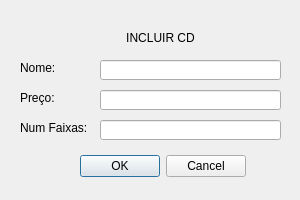
<?xml version="1.0" encoding="UTF-8"?>
<ui version="4.0">
 <class>IncluirCD</class>
 <widget class="QDialog" name="IncluirCD">
  <property name="geometry">
   <rect>
    <x>0</x>
    <y>0</y>
    <width>300</width>
    <height>200</height>
   </rect>
  </property>
  <property name="windowTitle">
   <string>Incluir CD</string>
  </property>
  <widget class="QDialogButtonBox" name="buttonBox">
   <property name="geometry">
    <rect>
     <x>75</x>
     <y>150</y>
     <width>171</width>
     <height>32</height>
    </rect>
   </property>
   <property name="orientation">
    <enum>Qt::Horizontal</enum>
   </property>
   <property name="standardButtons">
    <set>QDialogButtonBox::Cancel|QDialogButtonBox::Ok</set>
   </property>
  </widget>
  <widget class="QLabel" name="titulo">
   <property name="geometry">
    <rect>
     <x>120</x>
     <y>30</y>
     <width>81</width>
     <height>16</height>
    </rect>
   </property>
   <property name="text">
    <string>INCLUIR CD</string>
   </property>
   <property name="alignment">
    <set>Qt::AlignCenter</set>
   </property>
  </widget>
  <widget class="QLabel" name="llabel">
   <property name="geometry">
    <rect>
     <x>20</x>
     <y>60</y>
     <width>49</width>
     <height>16</height>
    </rect>
   </property>
   <property name="text">
    <string>Nome:</string>
   </property>
  </widget>
  <widget class="QLabel" name="plabel">
   <property name="geometry">
    <rect>
     <x>20</x>
     <y>90</y>
     <width>49</width>
     <height>16</height>
    </rect>
   </property>
   <property name="text">
    <string>Preço:</string>
   </property>
  </widget>
  <widget class="QLabel" name="dlabel">
   <property name="geometry">
    <rect>
     <x>20</x>
     <y>120</y>
     <width>71</width>
     <height>16</height>
    </rect>
   </property>
   <property name="text">
    <string>Num Faixas:</string>
   </property>
  </widget>
  <widget class="QLineEdit" name="nomedit">
   <property name="geometry">
    <rect>
     <x>100</x>
     <y>60</y>
     <width>181</width>
     <height>20</height>
    </rect>
   </property>
  </widget>
  <widget class="QLineEdit" name="pedit">
   <property name="geometry">
    <rect>
     <x>100</x>
     <y>90</y>
     <width>181</width>
     <height>20</height>
    </rect>
   </property>
  </widget>
  <widget class="QLineEdit" name="dedit">
   <property name="geometry">
    <rect>
     <x>100</x>
     <y>120</y>
     <width>181</width>
     <height>20</height>
    </rect>
   </property>
  </widget>
 </widget>
 <resources/>
 <connections>
  <connection>
   <sender>buttonBox</sender>
   <signal>accepted()</signal>
   <receiver>IncluirCD</receiver>
   <slot>accept()</slot>
   <hints>
    <hint type="sourcelabel">
     <x>248</x>
     <y>254</y>
    </hint>
    <hint type="destinationlabel">
     <x>157</x>
     <y>274</y>
    </hint>
   </hints>
  </connection>
  <connection>
   <sender>buttonBox</sender>
   <signal>rejected()</signal>
   <receiver>IncluirCD</receiver>
   <slot>reject()</slot>
   <hints>
    <hint type="sourcelabel">
     <x>316</x>
     <y>260</y>
    </hint>
    <hint type="destinationlabel">
     <x>286</x>
     <y>274</y>
    </hint>
   </hints>
  </connection>
 </connections>
</ui>
